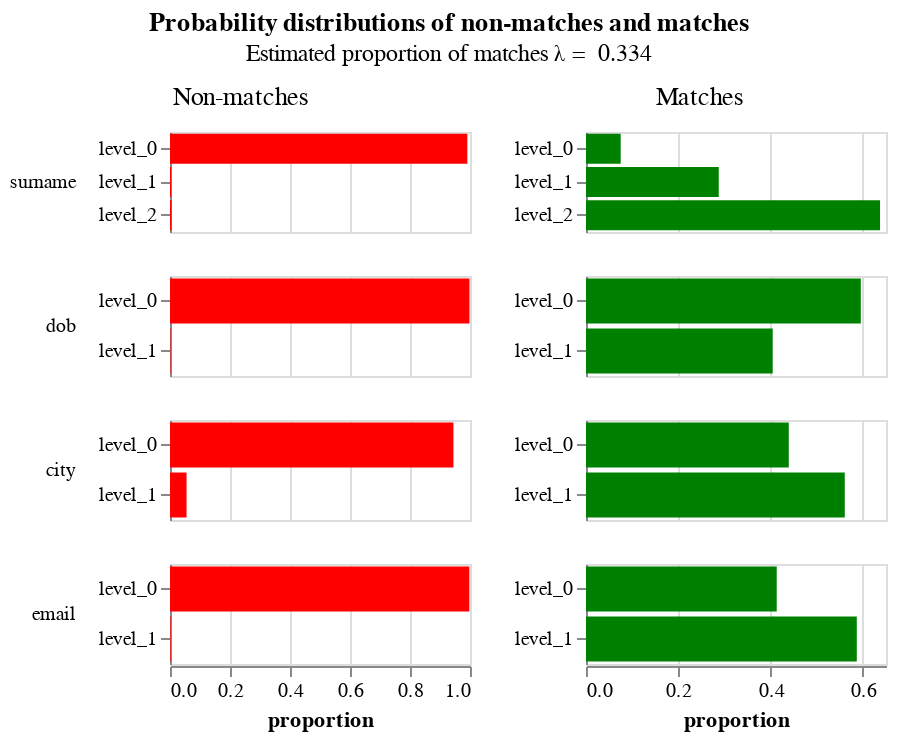

The notebook cell this image was saved under:
### Markdown cell above
The `params` property of the `linker` is an object that contains a lot of diagnostic information about how the match probability was computed.  The following cells demonstrate some of its functionality

### Code cell
model = linker.model
model.probability_distribution_chart()

### Figure 1 — Vega-Lite specification as saved in the notebook (floating-point values rounded to 4 significant figures)
{"$schema": "https://vega.github.io/schema/vega-lite/v4.json", "config": {"header": {"title": null}, "title": {"anchor": "middle", "offset": 10}, "view": {"continuousHeight": 300, "continuousWidth": 400, "height": 300, "width": 400}}, "data": {"name": "data-ab5e3f984c59e9669300ef3bfb48d33b"}, "datasets": {"data-ab5e3f984c59e9669300ef3bfb48d33b": [{"bayes_factor": 0.07585, "column_name": "surname", "gamma_column_name": "gamma_surname", "gamma_index": 0, "level_name": "level_0", "level_proportion": 0.6855, "log2_bayes_factor": -3.721, "m_probability": 0.07517, "max_gamma_index": 2, "num_levels": 3, "u_probability": 0.9911}, {"bayes_factor": 72.45, "column_name": "surname", "gamma_column_name": "gamma_surname", "gamma_index": 1, "level_name": "level_1", "level_proportion": 0.09864, "log2_bayes_factor": 6.179, "m_probability": 0.2877, "max_gamma_index": 2, "num_levels": 3, "u_probability": 0.00397}, {"bayes_factor": 130.3, "column_name": "surname", "gamma_column_name": "gamma_surname", "gamma_index": 2, "level_name": "level_2", "level_proportion": 0.2159, "log2_bayes_factor": 7.026, "m_probability": 0.6371, "max_gamma_index": 2, "num_levels": 3, "u_probability": 0.00489}, {"bayes_factor": 0.5965, "column_name": "dob", "gamma_column_name": "gamma_dob", "gamma_index": 0, "level_name": "level_0", "level_proportion": 0.8638, "log2_bayes_factor": -0.7455, "m_probability": 0.5954, "max_gamma_index": 1, "num_levels": 2, "u_probability": 0.9983}, {"bayes_factor": 231.5, "column_name": "dob", "gamma_column_name": "gamma_dob", "gamma_index": 1, "level_name": "level_1", "level_proportion": 0.1362, "log2_bayes_factor": 7.855, "m_probability": 0.4046, "max_gamma_index": 1, "num_levels": 2, "u_probability": 0.001748}, {"bayes_factor": 0.465, "column_name": "city", "gamma_column_name": "gamma_city", "gamma_index": 0, "level_name": "level_0", "level_proportion": 0.7762, "log2_bayes_factor": -1.105, "m_probability": 0.4393, "max_gamma_index": 1, "num_levels": 2, "u_probability": 0.9449}, {"bayes_factor": 10.17, "column_name": "city", "gamma_column_name": "gamma_city", "gamma_index": 1, "level_name": "level_1", "level_proportion": 0.2238, "log2_bayes_factor": 3.346, "m_probability": 0.5607, "max_gamma_index": 1, "num_levels": 2, "u_probability": 0.05515}, {"bayes_factor": 0.4142, "column_name": "email", "gamma_column_name": "gamma_email", "gamma_index": 0, "level_name": "level_0", "level_proportion": 0.8027, "log2_bayes_factor": -1.272, "m_probability": 0.4133, "max_gamma_index": 1, "num_levels": 2, "u_probability": 0.9978}, {"bayes_factor": 267.4, "column_name": "email", "gamma_column_name": "gamma_email", "gamma_index": 1, "level_name": "level_1", "level_proportion": 0.1973, "log2_bayes_factor": 8.063, "m_probability": 0.5867, "max_gamma_index": 1, "num_levels": 2, "u_probability": 0.002194}]}, "hconcat": [{"encoding": {"color": {"value": "red"}, "row": {"field": "column_name", "header": {"labelAlign": "left", "labelAnchor": "middle", "labelAngle": 0}, "sort": {"field": "gamma_index"}, "type": "nominal"}, "tooltip": [{"field": "column_name", "type": "nominal"}, {"field": "level_name", "type": "ordinal"}, {"field": "u_probability", "format": ".4f", "type": "quantitative"}, {"field": "bayes_factor", "format": ".4f", "type": "quantitative"}, {"field": "level_proportion", "format": ".2%", "title": "Percentage of record comparisons in this level", "type": "nominal"}, {"field": "log2_bayes_factor", "format": ".4f", "type": "quantitative"}], "x": {"axis": {"title": "proportion"}, "field": "u_probability", "type": "quantitative"}, "y": {"axis": {"title": null}, "field": "level_name", "type": "nominal"}}, "height": 50, "mark": "bar", "resolve": {"scale": {"y": "independent"}}, "title": {"fontWeight": "normal", "text": "Non-matches"}, "transform": [{"filter": "(datum.bayes_factor != 'unnecessary filter2 due to vega lite issue 4680')"}], "width": 150}, {"encoding": {"color": {"value": "green"}, "row": {"field": "column_name", "header": {"labels": false}, "sort": {"field": "gamma_index"}, "type": "nominal"}, "tooltip": [{"field": "column_name", "type": "nominal"}, {"field": "level_name", "type": "ordinal"}, {"field": "m_probability", "format": ".4f", "type": "quantitative"}, {"field": "bayes_factor", "format": ".4f", "type": "quantitative"}, {"field": "level_proportion", "format": ".2%", "title": "Percentage of record comparisons in this level", "type": "nominal"}, {"field": "log2_bayes_factor", "format": ".4f", "type": "quantitative"}], "x": {"axis": {"title": "proportion"}, "field": "m_probability", "type": "quantitative"}, "y": {"axis": {"title": null}, "field": "level_name", "type": "nominal"}}, "height": 50, "mark": "bar", "resolve": {"scale": {"y": "independent"}}, "title": {"fontWeight": "normal", "text": "Matches"}, "transform": [{"filter": "(datum.bayes_factor != 'unnecessary filter due to vega lite issue 4680')"}], "width": 150}], "title": {"subtitle": "Estimated proportion of matches λ =  0.334", "text": "Probability distributions of non-matches and matches "}, "transform": []}
